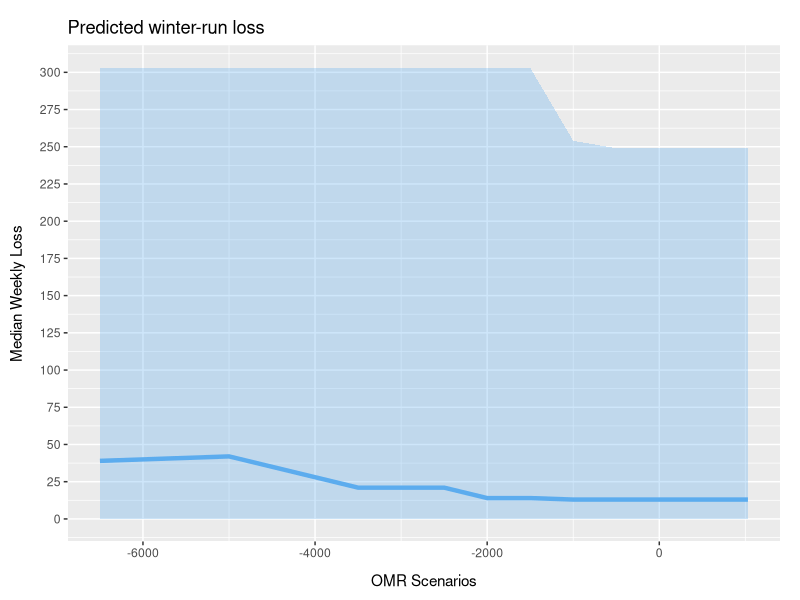
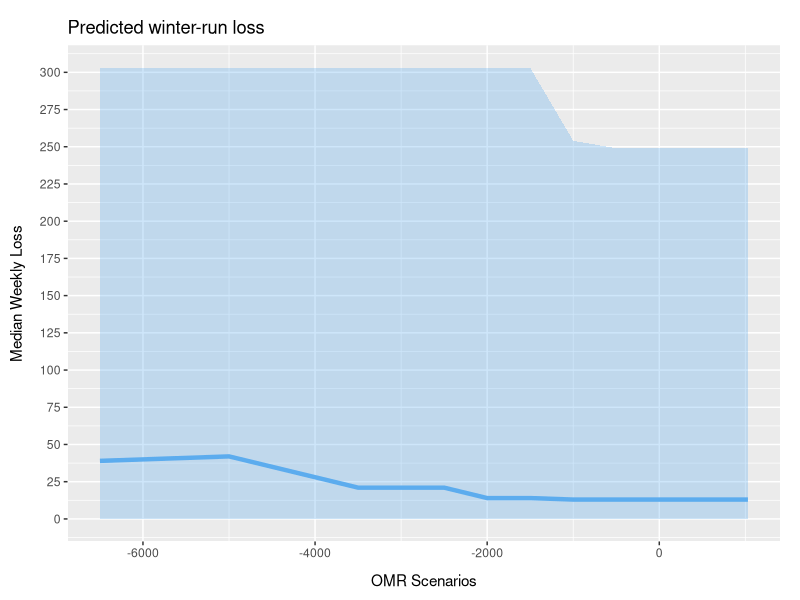

The R script that drew these images, in order:
library(tidyverse)

data <- read.csv('Data/tillotson.csv')

graph <- ggplot(data, aes(x = OMR)) + geom_line(aes(y = Median), color = 'steelblue2', linewidth = 1.5) +
  geom_ribbon(aes(ymin = Lower, ymax = Upper), fill = 'steelblue2', alpha = 0.3) +
  labs(x = 'OMR Scenarios', y = 'Median Weekly Loss', title = 'Predicted winter-run loss') +
  theme(legend.position = 'none',
        plot.margin = margin(0.5,0.5,0.25,0.25, unit = 'cm'),
        axis.title.x = element_text(margin=margin(t=10)),
        axis.title.y = element_text(margin=margin(r=10))) +
  scale_y_continuous(breaks = seq(0,300,25))
graph

ggsave(graph, file = 'Viz_Output/tillotson.png', units = 'px', width = 2250, height = 1250)
